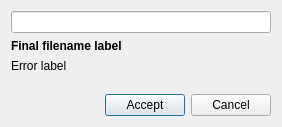
<?xml version="1.0" encoding="UTF-8"?>
<ui version="4.0">
 <class>QDialogueFileWindow</class>
 <widget class="QDialog" name="QDialogueFileWindow">
  <property name="geometry">
   <rect>
    <x>0</x>
    <y>0</y>
    <width>282</width>
    <height>127</height>
   </rect>
  </property>
  <property name="windowTitle">
   <string>New Dialogue File</string>
  </property>
  <layout class="QVBoxLayout" name="verticalLayout">
   <item>
    <widget class="QLineEdit" name="txtDialogueFileName"/>
   </item>
   <item>
    <widget class="QLabel" name="lblFileName">
     <property name="font">
      <font>
       <weight>75</weight>
       <bold>true</bold>
      </font>
     </property>
     <property name="text">
      <string>Final filename label</string>
     </property>
    </widget>
   </item>
   <item>
    <widget class="QLabel" name="lblInfo">
     <property name="text">
      <string>Error label</string>
     </property>
    </widget>
   </item>
   <item>
    <spacer name="verticalSpacer">
     <property name="orientation">
      <enum>Qt::Vertical</enum>
     </property>
     <property name="sizeHint" stdset="0">
      <size>
       <width>20</width>
       <height>5</height>
      </size>
     </property>
    </spacer>
   </item>
   <item>
    <layout class="QHBoxLayout" name="horizontalLayout">
     <item>
      <spacer name="horizontalSpacer">
       <property name="orientation">
        <enum>Qt::Horizontal</enum>
       </property>
       <property name="sizeHint" stdset="0">
        <size>
         <width>40</width>
         <height>20</height>
        </size>
       </property>
      </spacer>
     </item>
     <item>
      <widget class="QPushButton" name="btnAccept">
       <property name="text">
        <string>Accept</string>
       </property>
      </widget>
     </item>
     <item>
      <widget class="QPushButton" name="btnCancel">
       <property name="text">
        <string>Cancel</string>
       </property>
      </widget>
     </item>
    </layout>
   </item>
  </layout>
 </widget>
 <layoutdefault spacing="6" margin="11"/>
 <resources/>
 <connections/>
</ui>
